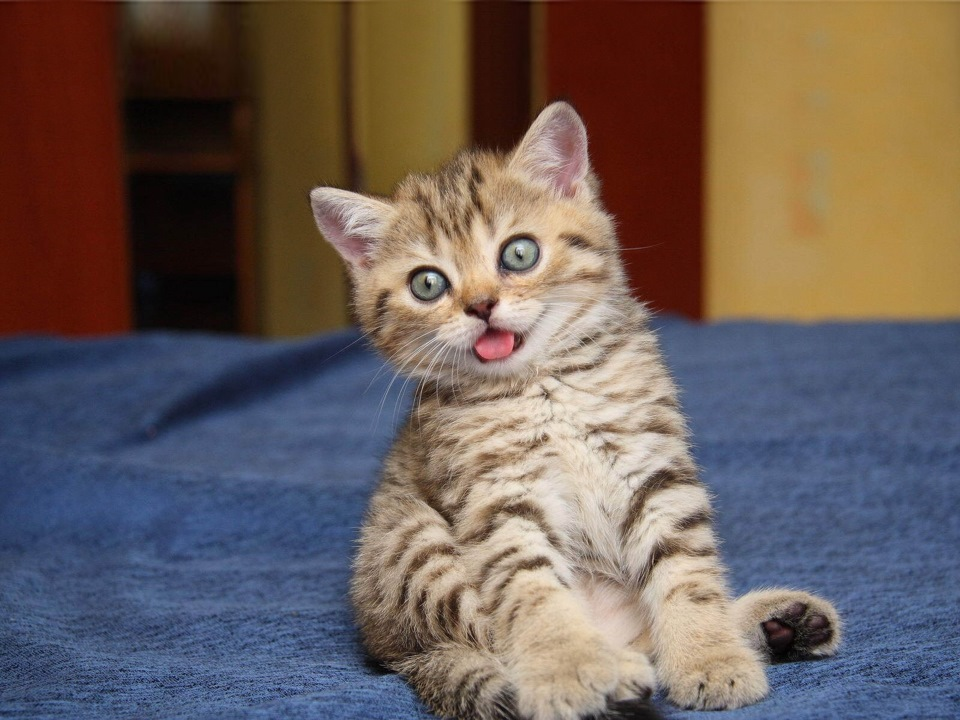
#> input picture react teach/mvp teach/my-node-project/Жаринов/5/котик.jpg, 960 x 720 px
$ python 2.py
#> lines starting #> are read from the running program, lines starting #| are printed output that depends on the picture
import numpy as np
import matplotlib.pyplot as plt
from skimage import io, color, exposure
from skimage.color import rgb2lab, lab2rgb

# Путь к изображению
image_path = 'котик.jpg'

# Считываем изображение
image = io.imread(image_path)
#> image is the input picture: shape (720, 960, 3); mean R, G, B 107.7, 94.5, 89.7

# Преобразуем в пространство LAB
LAB_image = rgb2lab(image)
#> LAB_image: shape (720, 960, 3) float64; mean of channels 0, 1, 2 41.1, 7.2, 5.1
max_value = np.max(LAB_image)
#> max_value = 95.66

# Выделяем матрицу яркости
L = LAB_image[:, :, 0] / 100
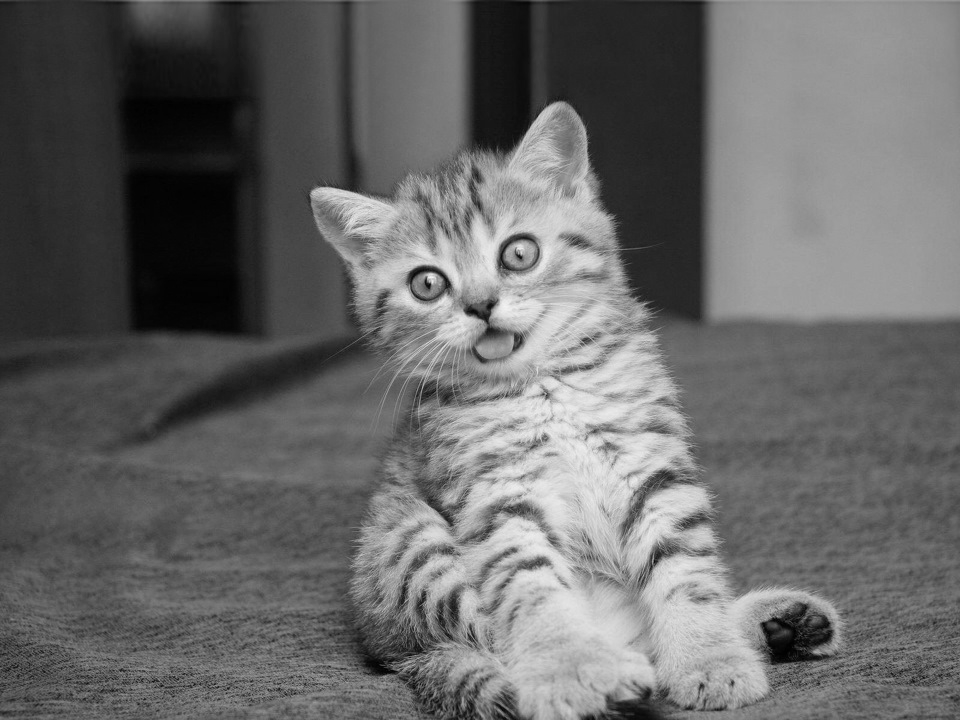
#> L: shape (720, 960) float64; min 0.000583, max 0.957, mean 0.411

# Применяем гамма-коррекцию
L_out_gam = exposure.adjust_gamma(L, gamma=1)

# Применяем логарифмическую коррекцию
G = 2
F = True
L_out_log = exposure.adjust_log(L_out_gam, gain=G, inv=F)

# Заменяем матрицу яркости
LAB_image[:, :, 0] = L_out_log * 100
#> LAB_image: shape (720, 960, 3) float64; mean of channels 0, 1, 2 68.8, 7.2, 5.1

# Возвращаем цвет в изображение
image_out = lab2rgb(LAB_image)
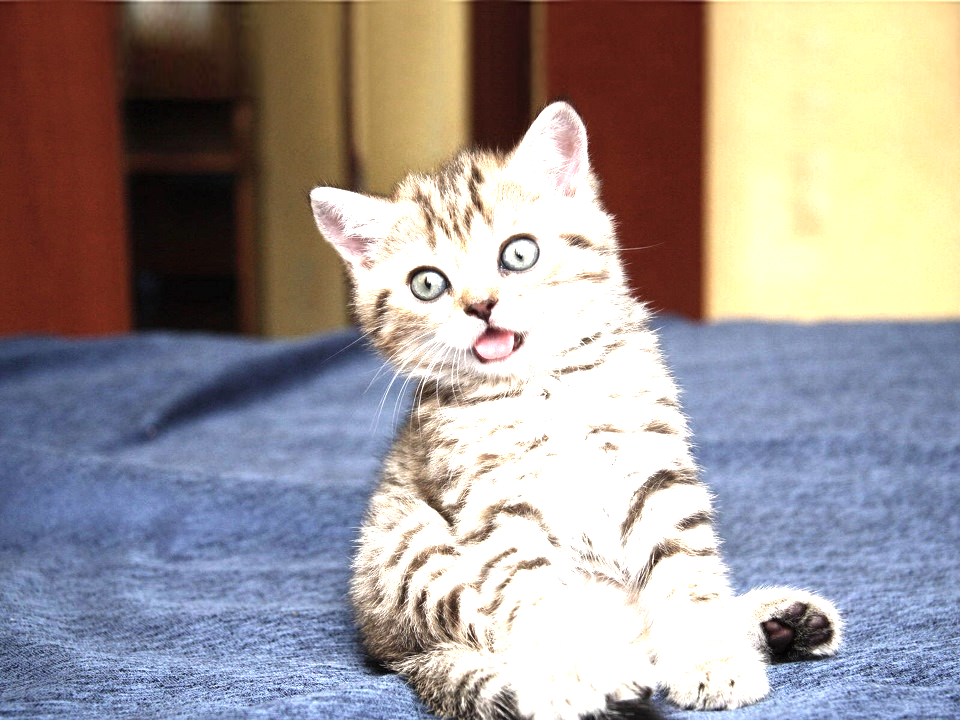
#> image_out: shape (720, 960, 3) float64; mean R, G, B 0.624, 0.594, 0.59

# Отображаем изображение после обработки
plt.imshow(image_out)
plt.axis('off')
plt.show()

# Рассчитываем данные гистограммы
histogram, bin_edges = np.histogram(L_out_log, bins=256, range=(0, 1))
#> histogram = 256 values, max 7857 at index 56, min 3 at index 0, mean 2026.5; bin_edges = 257 values from 0 to 1

# Выводим график гистограммы
fig, ax = plt.subplots(figsize=(5, 4))
plt.ticklabel_format(axis='y', style='sci', scilimits=(4, 4))
ax.set_xlim(0, 1)
ax.grid(True)
ax.set_title("Grayscale Histogram")
ax.set_xlabel("Grayscale Value")
ax.set_ylabel("Pixel Count")
ax.bar(bin_edges[0:-1], histogram, width=1/128)
plt.show()
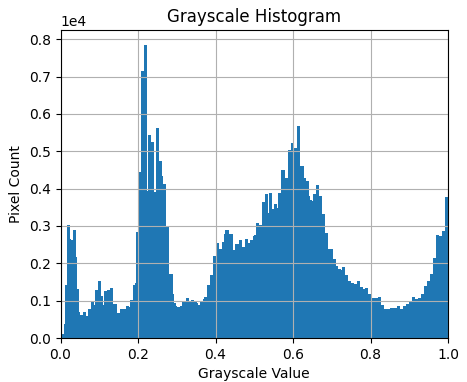
#> figure drawn by matplotlib, 1 panel; tallest bar 7857 high, from x = 0.215 to 0.223

# Сохраняем обработанное изображение в файл
image_out = (255 * image_out).astype(np.uint8)  # Приведение к типу uint8
io.imsave('output_image.jpg', image_out, quality=92)
